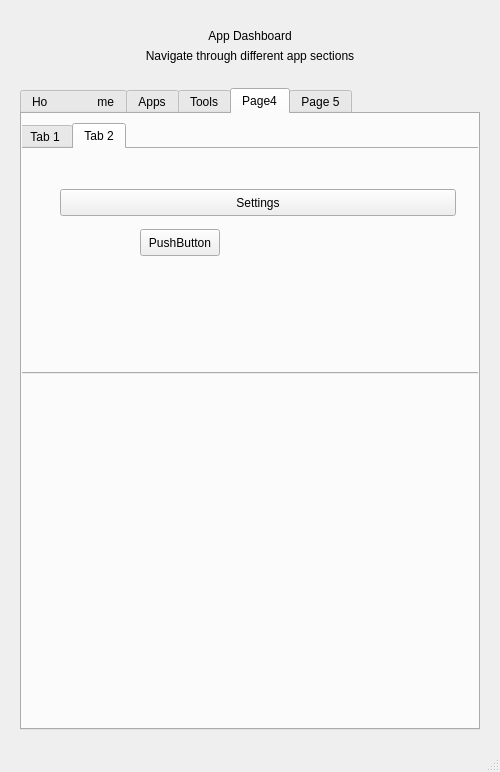
<?xml version="1.0" encoding="UTF-8"?>
<ui version="4.0">
 <class>MainWindow</class>
 <widget class="QMainWindow" name="MainWindow">
  <property name="geometry">
   <rect>
    <x>0</x>
    <y>0</y>
    <width>500</width>
    <height>772</height>
   </rect>
  </property>
  <property name="windowTitle">
   <string>iOS Style Qt Application</string>
  </property>
  <widget class="QWidget" name="centralwidget">
   <layout class="QVBoxLayout" name="verticalLayout">
    <property name="spacing">
     <number>16</number>
    </property>
    <property name="leftMargin">
     <number>20</number>
    </property>
    <property name="topMargin">
     <number>20</number>
    </property>
    <property name="rightMargin">
     <number>20</number>
    </property>
    <property name="bottomMargin">
     <number>20</number>
    </property>
    <item>
     <widget class="QFrame" name="headerCard">
      <layout class="QVBoxLayout" name="headerLayout">
       <item>
        <widget class="QLabel" name="titleLabel">
         <property name="text">
          <string>App Dashboard</string>
         </property>
         <property name="alignment">
          <set>Qt::AlignCenter</set>
         </property>
        </widget>
       </item>
       <item>
        <widget class="QLabel" name="subtitleLabel">
         <property name="text">
          <string>Navigate through different app sections</string>
         </property>
         <property name="alignment">
          <set>Qt::AlignCenter</set>
         </property>
         <property name="wordWrap">
          <bool>true</bool>
         </property>
        </widget>
       </item>
      </layout>
     </widget>
    </item>
    <item>
     <widget class="QTabWidget" name="tabWidget">
      <property name="currentIndex">
       <number>3</number>
      </property>
      <widget class="QWidget" name="tab1">
       <attribute name="title">
        <string>Ho               me</string>
       </attribute>
       <layout class="QVBoxLayout" name="verticalLayout_2">
        <property name="spacing">
         <number>16</number>
        </property>
        <property name="leftMargin">
         <number>20</number>
        </property>
        <property name="topMargin">
         <number>20</number>
        </property>
        <property name="rightMargin">
         <number>20</number>
        </property>
        <property name="bottomMargin">
         <number>20</number>
        </property>
        <item>
         <widget class="QFrame" name="card1">
          <layout class="QVBoxLayout" name="card1Layout">
           <item>
            <widget class="QLabel" name="description1">
             <property name="text">
              <string>Essential system apps and settings</string>
             </property>
             <property name="alignment">
              <set>Qt::AlignCenter</set>
             </property>
             <property name="wordWrap">
              <bool>true</bool>
             </property>
            </widget>
           </item>
           <item>
            <widget class="QPushButton" name="pushButton1_1">
             <property name="text">
              <string>Settings</string>
             </property>
            </widget>
           </item>
           <item>
            <widget class="QPushButton" name="pushButton1_2">
             <property name="text">
              <string>Messages</string>
             </property>
            </widget>
           </item>
           <item>
            <widget class="QPushButton" name="pushButton1_3">
             <property name="text">
              <string>Phone</string>
             </property>
            </widget>
           </item>
          </layout>
         </widget>
        </item>
        <item>
         <spacer name="verticalSpacer">
          <property name="orientation">
           <enum>Qt::Vertical</enum>
          </property>
          <property name="sizeHint" stdset="0">
           <size>
            <width>20</width>
            <height>40</height>
           </size>
          </property>
         </spacer>
        </item>
       </layout>
      </widget>
      <widget class="QWidget" name="tab2">
       <attribute name="title">
        <string>Apps</string>
       </attribute>
       <layout class="QVBoxLayout" name="verticalLayout_3">
        <property name="spacing">
         <number>16</number>
        </property>
        <property name="leftMargin">
         <number>20</number>
        </property>
        <property name="topMargin">
         <number>20</number>
        </property>
        <property name="rightMargin">
         <number>20</number>
        </property>
        <property name="bottomMargin">
         <number>20</number>
        </property>
        <item>
         <widget class="QFrame" name="card2">
          <layout class="QVBoxLayout" name="card2Layout">
           <item>
            <widget class="QLabel" name="description2">
             <property name="text">
              <string>Entertainment and media applications</string>
             </property>
             <property name="alignment">
              <set>Qt::AlignCenter</set>
             </property>
             <property name="wordWrap">
              <bool>true</bool>
             </property>
            </widget>
           </item>
           <item>
            <widget class="QPushButton" name="pushButton2_1">
             <property name="text">
              <string>🎵 Music</string>
             </property>
            </widget>
           </item>
           <item>
            <widget class="QPushButton" name="pushButton2_2">
             <property name="text">
              <string>📷 Camera</string>
             </property>
            </widget>
           </item>
           <item>
            <widget class="QPushButton" name="pushButton2_3">
             <property name="text">
              <string>🌐 Safari</string>
             </property>
            </widget>
           </item>
          </layout>
         </widget>
        </item>
        <item>
         <spacer name="verticalSpacer_2">
          <property name="orientation">
           <enum>Qt::Vertical</enum>
          </property>
          <property name="sizeHint" stdset="0">
           <size>
            <width>20</width>
            <height>40</height>
           </size>
          </property>
         </spacer>
        </item>
       </layout>
      </widget>
      <widget class="QWidget" name="tab3">
       <attribute name="title">
        <string>Tools</string>
       </attribute>
       <layout class="QVBoxLayout" name="verticalLayout_4">
        <property name="spacing">
         <number>16</number>
        </property>
        <property name="leftMargin">
         <number>20</number>
        </property>
        <property name="topMargin">
         <number>20</number>
        </property>
        <property name="rightMargin">
         <number>20</number>
        </property>
        <property name="bottomMargin">
         <number>20</number>
        </property>
        <item>
         <widget class="QFrame" name="card3">
          <layout class="QVBoxLayout" name="card3Layout">
           <item>
            <widget class="QLabel" name="description3">
             <property name="text">
              <string>Utility and productivity tools</string>
             </property>
             <property name="alignment">
              <set>Qt::AlignCenter</set>
             </property>
             <property name="wordWrap">
              <bool>true</bool>
             </property>
            </widget>
           </item>
           <item>
            <widget class="QPushButton" name="pushButton3_1">
             <property name="text">
              <string>📊 Calculator</string>
             </property>
            </widget>
           </item>
           <item>
            <widget class="QPushButton" name="pushButton3_2">
             <property name="text">
              <string>⏰ Clock</string>
             </property>
            </widget>
           </item>
           <item>
            <widget class="QPushButton" name="pushButton3_3">
             <property name="text">
              <string>🗂️ Files</string>
             </property>
            </widget>
           </item>
          </layout>
         </widget>
        </item>
        <item>
         <spacer name="verticalSpacer_3">
          <property name="orientation">
           <enum>Qt::Vertical</enum>
          </property>
          <property name="sizeHint" stdset="0">
           <size>
            <width>20</width>
            <height>40</height>
           </size>
          </property>
         </spacer>
        </item>
       </layout>
      </widget>
      <widget class="QWidget" name="tab">
       <attribute name="title">
        <string>Page4</string>
       </attribute>
       <widget class="QTabWidget" name="tabWidget_2">
        <property name="geometry">
         <rect>
          <x>-4</x>
          <y>9</y>
          <width>461</width>
          <height>251</height>
         </rect>
        </property>
        <property name="currentIndex">
         <number>1</number>
        </property>
        <widget class="QWidget" name="tab_3">
         <attribute name="title">
          <string>Tab 1</string>
         </attribute>
         <widget class="QPushButton" name="pushButton">
          <property name="geometry">
           <rect>
            <x>100</x>
            <y>80</y>
            <width>80</width>
            <height>27</height>
           </rect>
          </property>
          <property name="text">
           <string>PushButton</string>
          </property>
         </widget>
        </widget>
        <widget class="QWidget" name="tab_4">
         <attribute name="title">
          <string>Tab 2</string>
         </attribute>
         <widget class="QPushButton" name="pushButton_2">
          <property name="geometry">
           <rect>
            <x>120</x>
            <y>80</y>
            <width>80</width>
            <height>27</height>
           </rect>
          </property>
          <property name="text">
           <string>PushButton</string>
          </property>
         </widget>
         <widget class="QPushButton" name="pushButton1_4">
          <property name="geometry">
           <rect>
            <x>40</x>
            <y>40</y>
            <width>396</width>
            <height>27</height>
           </rect>
          </property>
          <property name="text">
           <string>Settings</string>
          </property>
         </widget>
        </widget>
       </widget>
      </widget>
      <widget class="QWidget" name="tab_2">
       <attribute name="title">
        <string>Page 5</string>
       </attribute>
      </widget>
     </widget>
    </item>
   </layout>
  </widget>
  <widget class="QMenuBar" name="menubar">
   <property name="geometry">
    <rect>
     <x>0</x>
     <y>0</y>
     <width>500</width>
     <height>25</height>
    </rect>
   </property>
   <property name="visible">
    <bool>true</bool>
   </property>
  </widget>
  <widget class="QStatusBar" name="statusbar">
   <property name="visible">
    <bool>true</bool>
   </property>
  </widget>
 </widget>
 <resources/>
 <connections/>
</ui>
